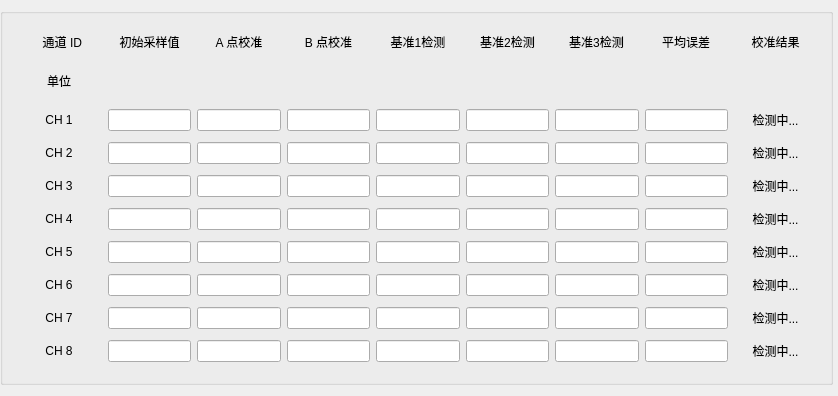
<?xml version="1.0" encoding="UTF-8"?>
<ui version="4.0">
 <class>widget_Calibration_Backstage</class>
 <widget class="QWidget" name="widget_Calibration_Backstage">
  <property name="geometry">
   <rect>
    <x>0</x>
    <y>0</y>
    <width>838</width>
    <height>396</height>
   </rect>
  </property>
  <property name="windowTitle">
   <string>Form</string>
  </property>
  <widget class="QGroupBox" name="groupBox">
   <property name="geometry">
    <rect>
     <x>0</x>
     <y>8</y>
     <width>833</width>
     <height>377</height>
    </rect>
   </property>
   <property name="title">
    <string/>
   </property>
   <widget class="QWidget" name="layoutWidget">
    <property name="geometry">
     <rect>
      <x>16</x>
      <y>56</y>
      <width>801</width>
      <height>33</height>
     </rect>
    </property>
    <layout class="QGridLayout" name="gridLayout_4">
     <item row="0" column="0">
      <widget class="QLabel" name="label_35">
       <property name="minimumSize">
        <size>
         <width>86</width>
         <height>0</height>
        </size>
       </property>
       <property name="text">
        <string>单位</string>
       </property>
       <property name="alignment">
        <set>Qt::AlignCenter</set>
       </property>
      </widget>
     </item>
     <item row="0" column="1">
      <widget class="QLabel" name="label_36">
       <property name="text">
        <string/>
       </property>
       <property name="alignment">
        <set>Qt::AlignCenter</set>
       </property>
      </widget>
     </item>
     <item row="0" column="2">
      <widget class="QLabel" name="label_37">
       <property name="text">
        <string/>
       </property>
       <property name="alignment">
        <set>Qt::AlignCenter</set>
       </property>
      </widget>
     </item>
     <item row="0" column="3">
      <widget class="QLabel" name="label_38">
       <property name="text">
        <string/>
       </property>
       <property name="alignment">
        <set>Qt::AlignCenter</set>
       </property>
      </widget>
     </item>
     <item row="0" column="4">
      <widget class="QLabel" name="label_39">
       <property name="text">
        <string/>
       </property>
       <property name="alignment">
        <set>Qt::AlignCenter</set>
       </property>
      </widget>
     </item>
     <item row="0" column="5">
      <widget class="QLabel" name="label_40">
       <property name="text">
        <string/>
       </property>
       <property name="alignment">
        <set>Qt::AlignCenter</set>
       </property>
      </widget>
     </item>
     <item row="0" column="6">
      <widget class="QLabel" name="label_41">
       <property name="text">
        <string/>
       </property>
       <property name="alignment">
        <set>Qt::AlignCenter</set>
       </property>
      </widget>
     </item>
     <item row="0" column="7">
      <widget class="QLabel" name="label_42">
       <property name="text">
        <string/>
       </property>
       <property name="alignment">
        <set>Qt::AlignCenter</set>
       </property>
      </widget>
     </item>
     <item row="0" column="8">
      <widget class="QLabel" name="label_43">
       <property name="text">
        <string/>
       </property>
       <property name="alignment">
        <set>Qt::AlignCenter</set>
       </property>
      </widget>
     </item>
    </layout>
   </widget>
   <widget class="QWidget" name="">
    <property name="geometry">
     <rect>
      <x>16</x>
      <y>96</y>
      <width>801</width>
      <height>265</height>
     </rect>
    </property>
    <layout class="QGridLayout" name="gridLayout">
     <item row="0" column="0">
      <widget class="QLabel" name="label_9">
       <property name="minimumSize">
        <size>
         <width>86</width>
         <height>0</height>
        </size>
       </property>
       <property name="text">
        <string>CH 1</string>
       </property>
       <property name="alignment">
        <set>Qt::AlignCenter</set>
       </property>
      </widget>
     </item>
     <item row="0" column="1">
      <widget class="QLineEdit" name="lineEdit_2"/>
     </item>
     <item row="0" column="2">
      <widget class="QLineEdit" name="lineEdit"/>
     </item>
     <item row="0" column="3">
      <widget class="QLineEdit" name="lineEdit_3"/>
     </item>
     <item row="0" column="4">
      <widget class="QLineEdit" name="lineEdit_4"/>
     </item>
     <item row="0" column="5">
      <widget class="QLineEdit" name="lineEdit_5"/>
     </item>
     <item row="0" column="6">
      <widget class="QLineEdit" name="lineEdit_6"/>
     </item>
     <item row="0" column="7">
      <widget class="QLineEdit" name="lineEdit_7"/>
     </item>
     <item row="0" column="8">
      <widget class="QLabel" name="label_20">
       <property name="sizePolicy">
        <sizepolicy hsizetype="Preferred" vsizetype="Preferred">
         <horstretch>0</horstretch>
         <verstretch>0</verstretch>
        </sizepolicy>
       </property>
       <property name="minimumSize">
        <size>
         <width>83</width>
         <height>0</height>
        </size>
       </property>
       <property name="text">
        <string>检测中...</string>
       </property>
       <property name="alignment">
        <set>Qt::AlignCenter</set>
       </property>
      </widget>
     </item>
     <item row="1" column="0">
      <widget class="QLabel" name="label_10">
       <property name="text">
        <string>CH 2</string>
       </property>
       <property name="alignment">
        <set>Qt::AlignCenter</set>
       </property>
      </widget>
     </item>
     <item row="1" column="1">
      <widget class="QLineEdit" name="lineEdit_8"/>
     </item>
     <item row="1" column="2">
      <widget class="QLineEdit" name="lineEdit_15"/>
     </item>
     <item row="1" column="3">
      <widget class="QLineEdit" name="lineEdit_22"/>
     </item>
     <item row="1" column="4">
      <widget class="QLineEdit" name="lineEdit_23"/>
     </item>
     <item row="1" column="5">
      <widget class="QLineEdit" name="lineEdit_24"/>
     </item>
     <item row="1" column="6">
      <widget class="QLineEdit" name="lineEdit_45"/>
     </item>
     <item row="1" column="7">
      <widget class="QLineEdit" name="lineEdit_51"/>
     </item>
     <item row="1" column="8">
      <widget class="QLabel" name="label_18">
       <property name="text">
        <string>检测中...</string>
       </property>
       <property name="alignment">
        <set>Qt::AlignCenter</set>
       </property>
      </widget>
     </item>
     <item row="2" column="0">
      <widget class="QLabel" name="label_12">
       <property name="text">
        <string>CH 3</string>
       </property>
       <property name="alignment">
        <set>Qt::AlignCenter</set>
       </property>
      </widget>
     </item>
     <item row="2" column="1">
      <widget class="QLineEdit" name="lineEdit_9"/>
     </item>
     <item row="2" column="2">
      <widget class="QLineEdit" name="lineEdit_16"/>
     </item>
     <item row="2" column="3">
      <widget class="QLineEdit" name="lineEdit_34"/>
     </item>
     <item row="2" column="4">
      <widget class="QLineEdit" name="lineEdit_35"/>
     </item>
     <item row="2" column="5">
      <widget class="QLineEdit" name="lineEdit_40"/>
     </item>
     <item row="2" column="6">
      <widget class="QLineEdit" name="lineEdit_46"/>
     </item>
     <item row="2" column="7">
      <widget class="QLineEdit" name="lineEdit_52"/>
     </item>
     <item row="2" column="8">
      <widget class="QLabel" name="label_21">
       <property name="text">
        <string>检测中...</string>
       </property>
       <property name="alignment">
        <set>Qt::AlignCenter</set>
       </property>
      </widget>
     </item>
     <item row="3" column="0">
      <widget class="QLabel" name="label_11">
       <property name="text">
        <string>CH 4</string>
       </property>
       <property name="alignment">
        <set>Qt::AlignCenter</set>
       </property>
      </widget>
     </item>
     <item row="3" column="1">
      <widget class="QLineEdit" name="lineEdit_10"/>
     </item>
     <item row="3" column="2">
      <widget class="QLineEdit" name="lineEdit_21"/>
     </item>
     <item row="3" column="3">
      <widget class="QLineEdit" name="lineEdit_33"/>
     </item>
     <item row="3" column="4">
      <widget class="QLineEdit" name="lineEdit_20"/>
     </item>
     <item row="3" column="5">
      <widget class="QLineEdit" name="lineEdit_19"/>
     </item>
     <item row="3" column="6">
      <widget class="QLineEdit" name="lineEdit_18"/>
     </item>
     <item row="3" column="7">
      <widget class="QLineEdit" name="lineEdit_17"/>
     </item>
     <item row="3" column="8">
      <widget class="QLabel" name="label_22">
       <property name="text">
        <string>检测中...</string>
       </property>
       <property name="alignment">
        <set>Qt::AlignCenter</set>
       </property>
      </widget>
     </item>
     <item row="4" column="0">
      <widget class="QLabel" name="label_13">
       <property name="text">
        <string>CH 5</string>
       </property>
       <property name="alignment">
        <set>Qt::AlignCenter</set>
       </property>
      </widget>
     </item>
     <item row="4" column="1">
      <widget class="QLineEdit" name="lineEdit_11"/>
     </item>
     <item row="4" column="2">
      <widget class="QLineEdit" name="lineEdit_27"/>
     </item>
     <item row="4" column="3">
      <widget class="QLineEdit" name="lineEdit_32"/>
     </item>
     <item row="4" column="4">
      <widget class="QLineEdit" name="lineEdit_36"/>
     </item>
     <item row="4" column="5">
      <widget class="QLineEdit" name="lineEdit_41"/>
     </item>
     <item row="4" column="6">
      <widget class="QLineEdit" name="lineEdit_47"/>
     </item>
     <item row="4" column="7">
      <widget class="QLineEdit" name="lineEdit_53"/>
     </item>
     <item row="4" column="8">
      <widget class="QLabel" name="label_23">
       <property name="text">
        <string>检测中...</string>
       </property>
       <property name="alignment">
        <set>Qt::AlignCenter</set>
       </property>
      </widget>
     </item>
     <item row="5" column="0">
      <widget class="QLabel" name="label_14">
       <property name="text">
        <string>CH 6</string>
       </property>
       <property name="alignment">
        <set>Qt::AlignCenter</set>
       </property>
      </widget>
     </item>
     <item row="5" column="1">
      <widget class="QLineEdit" name="lineEdit_12"/>
     </item>
     <item row="5" column="2">
      <widget class="QLineEdit" name="lineEdit_26"/>
     </item>
     <item row="5" column="3">
      <widget class="QLineEdit" name="lineEdit_31"/>
     </item>
     <item row="5" column="4">
      <widget class="QLineEdit" name="lineEdit_37"/>
     </item>
     <item row="5" column="5">
      <widget class="QLineEdit" name="lineEdit_42"/>
     </item>
     <item row="5" column="6">
      <widget class="QLineEdit" name="lineEdit_48"/>
     </item>
     <item row="5" column="7">
      <widget class="QLineEdit" name="lineEdit_54"/>
     </item>
     <item row="5" column="8">
      <widget class="QLabel" name="label_24">
       <property name="text">
        <string>检测中...</string>
       </property>
       <property name="alignment">
        <set>Qt::AlignCenter</set>
       </property>
      </widget>
     </item>
     <item row="6" column="0">
      <widget class="QLabel" name="label_15">
       <property name="text">
        <string>CH 7</string>
       </property>
       <property name="alignment">
        <set>Qt::AlignCenter</set>
       </property>
      </widget>
     </item>
     <item row="6" column="1">
      <widget class="QLineEdit" name="lineEdit_13"/>
     </item>
     <item row="6" column="2">
      <widget class="QLineEdit" name="lineEdit_25"/>
     </item>
     <item row="6" column="3">
      <widget class="QLineEdit" name="lineEdit_30"/>
     </item>
     <item row="6" column="4">
      <widget class="QLineEdit" name="lineEdit_38"/>
     </item>
     <item row="6" column="5">
      <widget class="QLineEdit" name="lineEdit_43"/>
     </item>
     <item row="6" column="6">
      <widget class="QLineEdit" name="lineEdit_49"/>
     </item>
     <item row="6" column="7">
      <widget class="QLineEdit" name="lineEdit_55"/>
     </item>
     <item row="6" column="8">
      <widget class="QLabel" name="label_25">
       <property name="text">
        <string>检测中...</string>
       </property>
       <property name="alignment">
        <set>Qt::AlignCenter</set>
       </property>
      </widget>
     </item>
     <item row="7" column="0">
      <widget class="QLabel" name="label_16">
       <property name="text">
        <string>CH 8</string>
       </property>
       <property name="alignment">
        <set>Qt::AlignCenter</set>
       </property>
      </widget>
     </item>
     <item row="7" column="1">
      <widget class="QLineEdit" name="lineEdit_14"/>
     </item>
     <item row="7" column="2">
      <widget class="QLineEdit" name="lineEdit_28"/>
     </item>
     <item row="7" column="3">
      <widget class="QLineEdit" name="lineEdit_29"/>
     </item>
     <item row="7" column="4">
      <widget class="QLineEdit" name="lineEdit_39"/>
     </item>
     <item row="7" column="5">
      <widget class="QLineEdit" name="lineEdit_44"/>
     </item>
     <item row="7" column="6">
      <widget class="QLineEdit" name="lineEdit_50"/>
     </item>
     <item row="7" column="7">
      <widget class="QLineEdit" name="lineEdit_56"/>
     </item>
     <item row="7" column="8">
      <widget class="QLabel" name="label_26">
       <property name="text">
        <string>检测中...</string>
       </property>
       <property name="alignment">
        <set>Qt::AlignCenter</set>
       </property>
      </widget>
     </item>
    </layout>
   </widget>
   <widget class="QWidget" name="">
    <property name="geometry">
     <rect>
      <x>16</x>
      <y>17</y>
      <width>801</width>
      <height>33</height>
     </rect>
    </property>
    <layout class="QGridLayout" name="gridLayout_2">
     <item row="0" column="0">
      <widget class="QLabel" name="label">
       <property name="minimumSize">
        <size>
         <width>86</width>
         <height>0</height>
        </size>
       </property>
       <property name="text">
        <string>  通道 ID</string>
       </property>
       <property name="alignment">
        <set>Qt::AlignCenter</set>
       </property>
      </widget>
     </item>
     <item row="0" column="1">
      <widget class="QLabel" name="label_2">
       <property name="text">
        <string>初始采样值</string>
       </property>
       <property name="alignment">
        <set>Qt::AlignCenter</set>
       </property>
      </widget>
     </item>
     <item row="0" column="2">
      <widget class="QLabel" name="label_3">
       <property name="text">
        <string>A 点校准</string>
       </property>
       <property name="alignment">
        <set>Qt::AlignCenter</set>
       </property>
      </widget>
     </item>
     <item row="0" column="3">
      <widget class="QLabel" name="label_4">
       <property name="text">
        <string>B 点校准</string>
       </property>
       <property name="alignment">
        <set>Qt::AlignCenter</set>
       </property>
      </widget>
     </item>
     <item row="0" column="4">
      <widget class="QLabel" name="label_5">
       <property name="text">
        <string>基准1检测</string>
       </property>
       <property name="alignment">
        <set>Qt::AlignCenter</set>
       </property>
      </widget>
     </item>
     <item row="0" column="5">
      <widget class="QLabel" name="label_6">
       <property name="text">
        <string>基准2检测</string>
       </property>
       <property name="alignment">
        <set>Qt::AlignCenter</set>
       </property>
      </widget>
     </item>
     <item row="0" column="6">
      <widget class="QLabel" name="label_7">
       <property name="text">
        <string>基准3检测</string>
       </property>
       <property name="alignment">
        <set>Qt::AlignCenter</set>
       </property>
      </widget>
     </item>
     <item row="0" column="7">
      <widget class="QLabel" name="label_8">
       <property name="text">
        <string>平均误差</string>
       </property>
       <property name="alignment">
        <set>Qt::AlignCenter</set>
       </property>
      </widget>
     </item>
     <item row="0" column="8">
      <widget class="QLabel" name="label_17">
       <property name="text">
        <string>校准结果</string>
       </property>
       <property name="alignment">
        <set>Qt::AlignCenter</set>
       </property>
      </widget>
     </item>
    </layout>
   </widget>
  </widget>
 </widget>
 <resources/>
 <connections/>
</ui>
